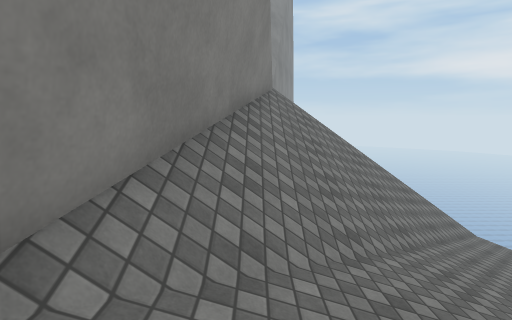
view 1 (above)

17 first-person views from a walk through a scene from a Unity 3-D project. The camera is 1.2 m above the floor, tilts 8° down and sees 80° across. The floor is counted in squares, 1 m on a side. Each view is taken from the middle of a square. On the plan, view 1 faces up. The plan holds only what a view shows up to about 13 squares ahead; the rest is blank. The place goes on beyond the plan. Surface patterns are stand-ins for the level's own textures.

view 2
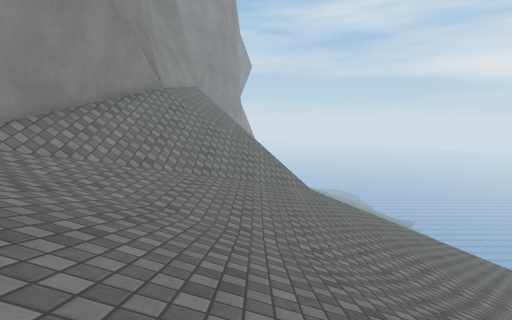

view 3
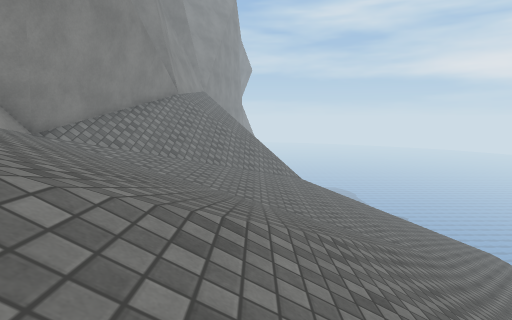

view 4
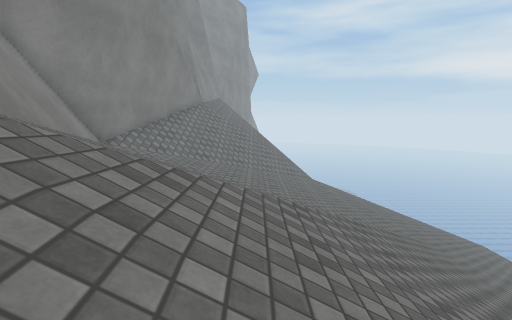

view 5
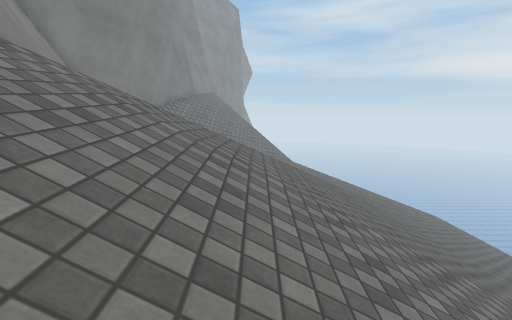

view 6
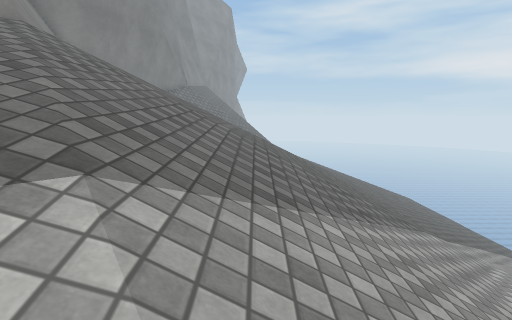

view 7
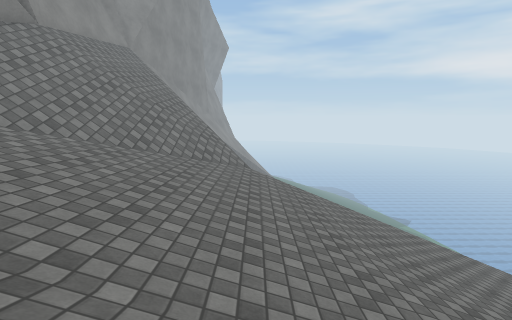

view 8
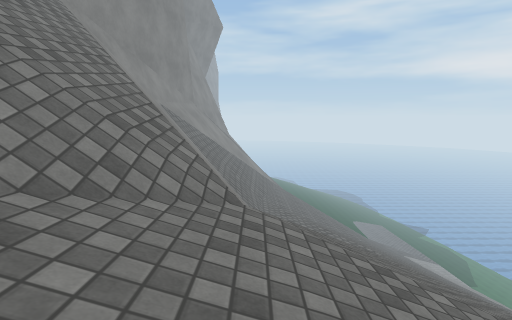

view 9
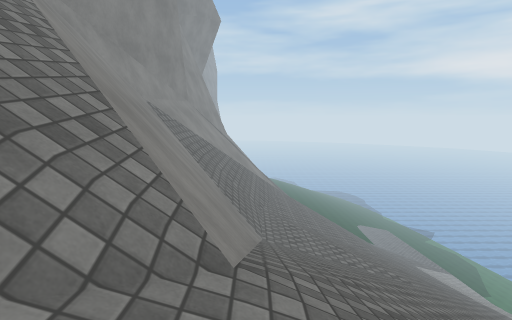

view 10
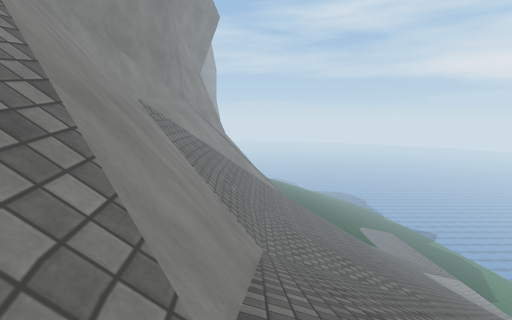

view 11
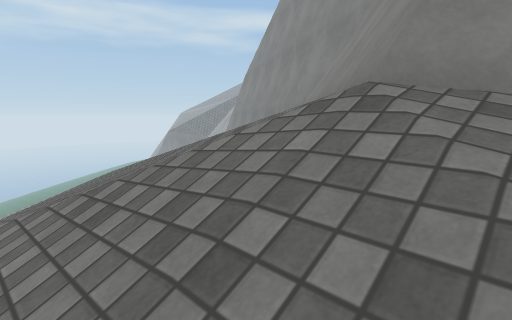

view 12
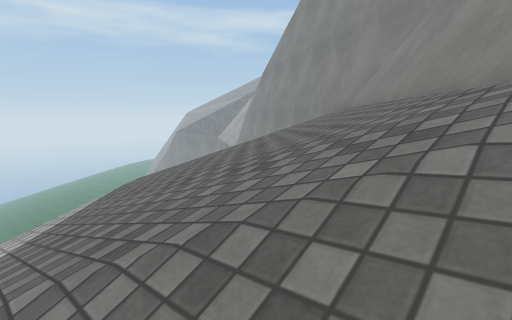

view 13
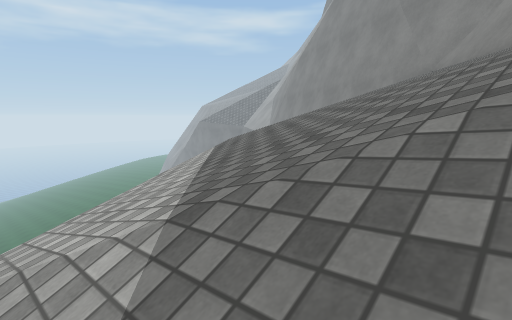

view 14
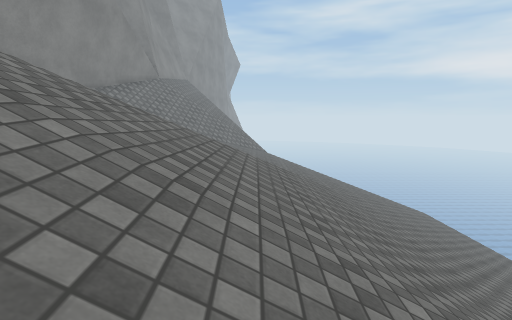

view 15
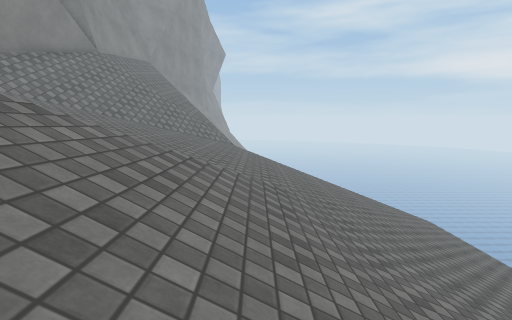

view 16
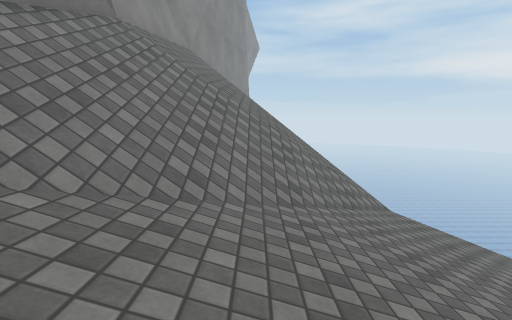

view 17
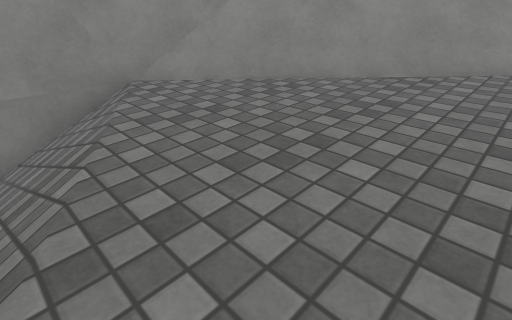

### Floor plan
Key: @ floor where view 1 was taken; # wall or solid block; / step, stairs or slope; = window, fence, low wall or low ledge; ^ raised ledge; v drop or lower ground.
Columns run from 5 left of view 1 to 18 right of it. Each row starts with its distance up from view 1.
 15      ##/vvv ^=//////
 14      ^///vv=^=//////
 13      ^/////v^=//////
 12      #//////==/////
 11      #//////==/////
 10      #////////////
  9      #////////////
  8      #///////////////
  7      #///////////////
  6     ##///////////////
  5     #//////////////////v
  4     #//////////////////v
  3     #///////////////////
  2    ##//////////////////
  1    ##//////////////////
  0    #/@/////////////////
 -1    ^=/////////////////
 -2    ^=////////////////
 -3    ^#/////////////////
 -4     ^=////////////////
 -5     ^=///////////////
 -6     ^#//////////////
 -7      ^=////////////
 -8      #=//////////v
 -9    ^#=////////////
-10   ^#=////////////
-11  ^#=////////////
-12 ^^=////////////
-13 #=////////////
-14 ////////////
-15 ////////////
-16 ///////////v
-17 ////////vv
-18      vv

Positions as (right, up) in squares from view 1, and headings:
1: (0, 0), facing up
2: (5, -5), facing up
3: (5, -8), facing up
4: (4, -10), facing up
5: (5, -13), facing up
6: (6, -15), facing up
7: (8, -1), facing up
8: (8, 6), facing up
9: (8, 8), facing up
10: (8, 9), facing up
11: (4, -7), facing down-left
12: (4, -9), facing down-left
13: (6, -11), facing down-left
14: (7, -11), facing up
15: (9, -7), facing up
16: (4, 2), facing up
17: (0, -17), facing up-left
